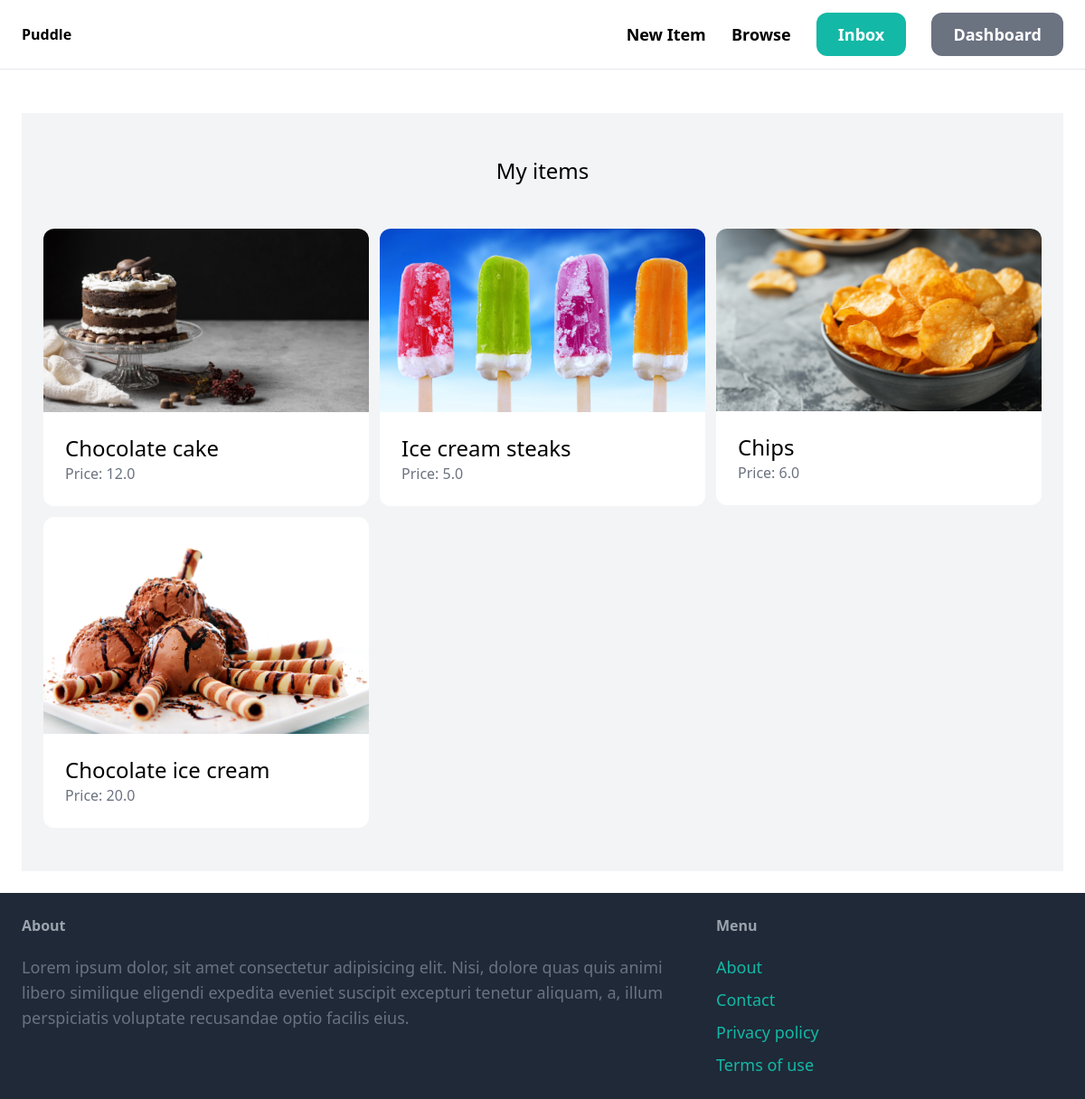
The page /dashboard/ (signed in) on the database its author committed.
### items/models.py (models this page shows, shortened)
class Item(models.Model):
    name = models.CharField(max_length=255)
    description = models.TextField(null=True, blank=True)
    price = models.FloatField()
    is_sold = models.BooleanField(default=False)
    created_at = models.DateTimeField(auto_now_add=True)
    created_by = models.ForeignKey(User, related_name='items', on_delete=models.CASCADE)
    category = models.ForeignKey(Category, related_name='items', on_delete=models.CASCADE)
    image = models.ImageField(upload_to='item_images', blank=True, null=True)

### dashboard/views.py (the view)
# urls.py: path('', views.index, name='index'),
@login_required
def index(request):
    items = Item.objects.filter(created_by=request.user)
    return render(request, 'dashboard/index.html', {
        'items': items,
    })

### dashboard/templates/dashboard/index.html (shortened to what this page needs)
{% extends 'core/base.html' %}
{% block content %}
    <div class="mt-6 px-6 py-12 bg-gray-100 round-xl">
        <h2 class="mb-12 text-2xl text-center">My items</h2>
            <div class="grid grid-cols-3 gap-3">
                {% for item in items %}
                    <div>
                        <a href="{% url 'items:details' item.id %}">
                            <div>
                                <img src="{{ item.image.url }}" alt="item image" class="rounded-t-xl">
                            </div>
                            <div class="p-6 bg-white rounded-b-xl">
                                <h2 class="text-2xl">{{ item.name }}</h2>
                                <p class="text-gray-500">Price: {{ item.price }}</p>
                            </div>
                        </a>
                    </div>
                {% endfor %}
            </div>
    </div>
{% endblock %}

### rows shown on the page
Item: image (picture), name "Chocolate cake", price "12.0"
Item: image (picture), name "Ice cream steaks", price "5.0"
Item: image (picture), name "Chips", price "6.0"
Item: image (picture), name "Chocolate ice cream", price "20.0"
